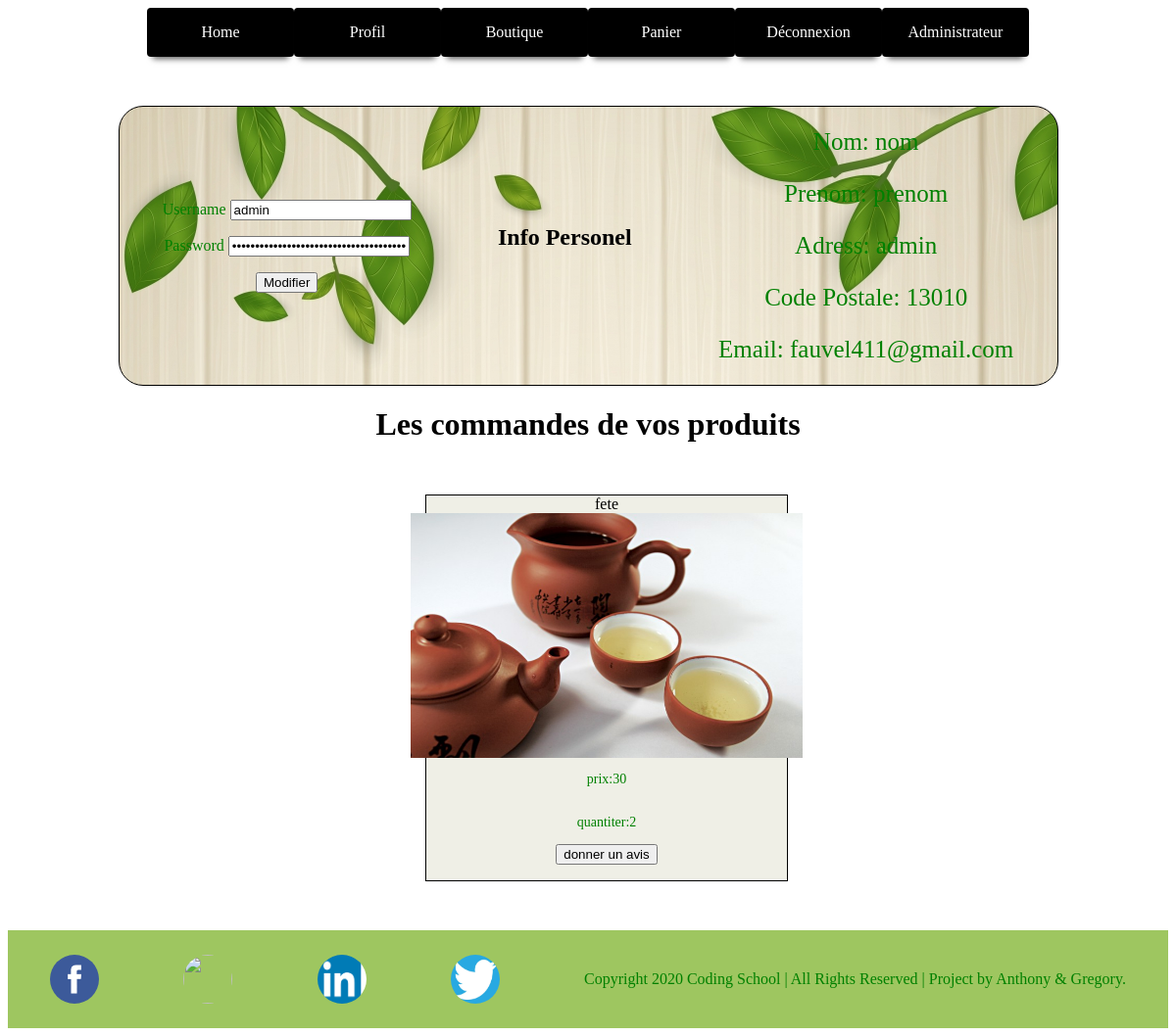
The app's page /profil.php (signed in), older data.
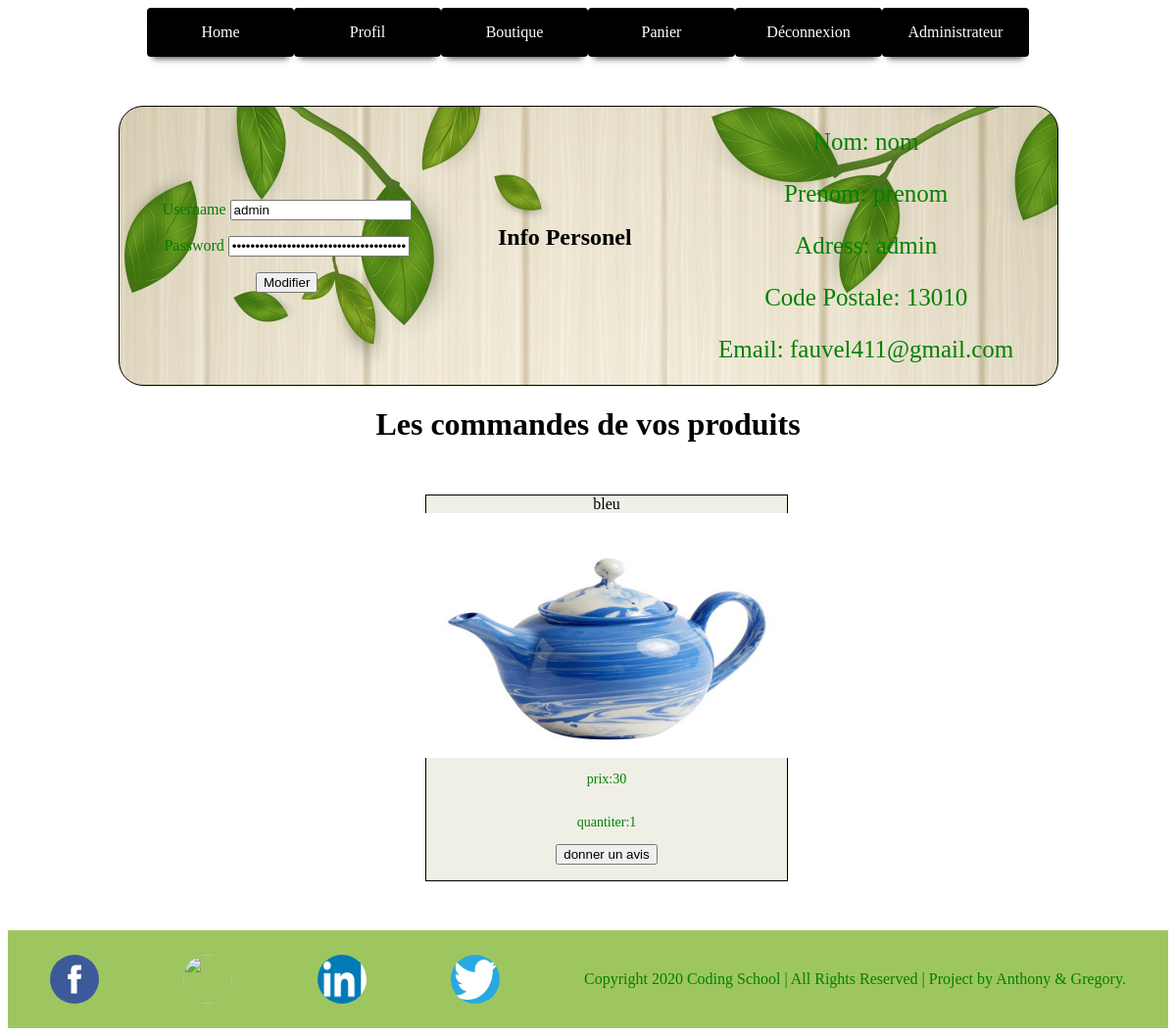
The same page, newer data.
### tables this page shows
CREATE TABLE IF NOT EXISTS `utilisateurs` (
  `id` int(11) NOT NULL AUTO_INCREMENT,
  `login` varchar(255) NOT NULL,
  `nom` varchar(60) NOT NULL,
  `prenom` varchar(60) NOT NULL,
  `password` varchar(255) NOT NULL,
  `adresse` varchar(255) NOT NULL,
  `codepostal` text NOT NULL,
  `email` varchar(60) NOT NULL,
  PRIMARY KEY (`id`)
);

CREATE TABLE IF NOT EXISTS `commande` (
  `id` int(11) NOT NULL AUTO_INCREMENT,
  `id_utilisateur` int(11) NOT NULL,
  `id_produit` int(11) NOT NULL,
  `prixproduit` int(11) NOT NULL,
  `quantiteproduit` int(11) NOT NULL,
  `prixglobal` int(11) NOT NULL,
  `dateajout` timestamp NOT NULL DEFAULT CURRENT_TIMESTAMP,
  PRIMARY KEY (`id`)
);

CREATE TABLE IF NOT EXISTS `produits` (
  `id` int(11) NOT NULL AUTO_INCREMENT,
  `nomproduit` varchar(255) NOT NULL,
  `prixproduit` int(11) NOT NULL,
  `description` varchar(255) NOT NULL,
  `image` varchar(255) NOT NULL,
  `categories` varchar(255) NOT NULL,
  `souscategories` varchar(255) NOT NULL,
  `datecreation` timestamp NOT NULL DEFAULT CURRENT_TIMESTAMP,
  PRIMARY KEY (`id`)
);

### profil.php (the view, shortened to what this page needs)
<html>
<head>
        <link rel="stylesheet" type="text/css" href="boutique.css">
</head>
  <body class="bodyc">
    <header>
      <?php
      include("bar-nav.php");
  if (isset($_SESSION['login']))
  {
      $connexion = mysqli_connect("localhost","root","","boutique");
      $requete = "SELECT * FROM utilisateurs WHERE login='".$_SESSION['login']."'";
      $req = mysqli_query($connexion, $requete);
      $data = mysqli_fetch_assoc($req);
      ?>
    </header>
<main id="mainprof">
                <?php
    if(isset($_GET['id']))
    {
      ?>
      <section id="connexion">
        <?php
      include("infoprof.php");
                  ?>
      </section>
      <?php
      include ("avis.php");
    }
    else{
          ?>
          <section id="connexion">
          <?php
          include("infoprof.php");
            ?>
          </section>
                    <div>
          <h1>Les commandes de vos produits</h1>
          </div>
          <section id="commandepro">
          <?php
          $comd= "SELECT produits.prixproduit,nomproduit,quantiteproduit,image,id_produit FROM `commande` inner join produits on commande.id_produit = produits.id  WHERE id_utilisateur = '".$data['id']."' ORDER BY dateajout DESC LIMIT 9";
          $cmdquery= mysqli_query($connexion,$comd);
          $resultatcmd= mysqli_fetch_all($cmdquery);
          $i=0;
          foreach($resultatcmd as $data6)
          {
            $did=$data6[0];
            $img=$data6[3];
            $dnp=$data6[1];
            echo" <div class=\"theb2\">";
            echo "$dnp <br>";
            echo "<a href=\"produit.php?p=$did\"><img class=\"imagebout\" src=\"upload/$img\"></a>";
            echo "<p class=\"p_b\"> prix:{$data6[0]}</p>";
            echo "<p class=\"p_b\">quantiter:{$data6[2]}</p>";
            ?>
            <form method="post">
            <a href="profil.php?id=<?php echo"$data6[4]"?>" target="_blank"><input type="button" name="avis<?php echo"[$i]"?>" value="donner un avis"></a>
            </form>
            <?php
            echo "</div>";
            $i++;
          }
          ?>
          </section>
          <?php
      }
  }
  else
  {
  ?>
    <section id="notcon">
      <p>Veuillez vous connecter pour accéder à votre page !</p>
    </section>
        <?php
  }
?>
  </main>
  <?php include("footer.php"); ?>
</body>
</html>

### bar-nav.php (shortened to what this page needs)
  <?php
    if (isset($_SESSION['login'])==false)
    {
    ?>
  <nav class="menu">
  <ol>
    <li class="menu-item"><a href="index.php">Home</a></li>
    <li class="menu-item"><a href="connexion.php">Connexion</a></li>
    <li class="menu-item"><a href="inscription.php">Inscription</a>
     <li class="menu-item"><a href="boutique.php">Boutique</a></li>
  </ol>
</nav>
     <?php
    }
     elseif(isset($_SESSION['login'])==true)
    {
       if($_SESSION['login'] =="admin")
       {
    ?>
    <nav class="menu">
      <ol>
        <li class="menu-item"><a href="index.php">Home</a></li>
        <li class="menu-item"><a href="profil.php">Profil</a></li>
        <li class="menu-item"><a href="boutique.php">Boutique</a></li>
        <li class="menu-item"><a href="panier.php">Panier</a></li>
        <li class="menu-item"><a href="index.php?deconnexion=true">Déconnexion</a>
        <li class="menu-item"><a href="admin.php">Administrateur</a></li>
      </ol>
    </nav>
     <?php
    }
  }
    ?>

### infoprof.php (shortened to what this page needs)
<div id="main" class="container">
      <form name="loginform" id="loginform" action="#" method="post" class="wpl-track-me">
          <p class="login-username">
              <label for="user_login">Username</label>
              <input type="text" id="user_login" class="input" placeholder="New Username" value="<?php echo $data['login']?>" size="20" name="login"/>
          </p>
          <p class="login-password">
              <label for="user_pass">Password</label>
              <input type="password" name="mdp" id="user_pass" class="input" placeholder="New Password" value="<?php echo $data['password']?>" size="20"/>
          </p>
          <p class="login-submit"><input type="submit" name="Modifier" id="submit" class="button-primary" value="Modifier" />
          </p>
     </form>
</div>
   <div id="ifp">
      <h1>Info Personel</h1><br>
  </div>
   <div id="info-prof">
    <p class="profform">Nom: <?php echo $data['nom']?></p>
    <p class="profform">Prenom: <?php echo $data['prenom']?></p>
    <p class="profform">Adress: <?php echo $data['adresse']?></p>
    <p class="profform">Code Postale: <?php echo $data['codepostal']?></p>
    <p class="profform">Email: <?php echo $data['email']?></p>
  </div>

### footer.php
<footer id="foot">
     <a href="https://fr-fr.facebook.com/PAGES.theinfusions/"><img width="50px" height="50px" class="logo"src="upload/facebook-logo.jpg"></a>
     <a href="https://www.instagram.com/comptoir_francais_du_the/?hl=fr"><img width="50px" height="50px" class="logo" src="upload/instagram-logo.jfif"></a>
     <a href="https://www.linkedin.com/company/les-th%C3%A9s-du-comptoir-fran%C3%A7ais/?originalSubdomain=fr"><img width="50px" height="50px" class="logo" src="upload/linkedin.jpg"></a>
     <a href="https://twitter.com/gourmandisesthe"><img width="50px" height="50px" class="logo" src="upload/twitter-logo.jpg"></a>
     <p >Copyright 2020 Coding School | All Rights Reserved | Project by Anthony & Gregory.</p>
</footer>

### boutique.css (style rules this page uses)
.bodyc { background-image: url(https://i.pinimg.com/originals/5a/11/c8/5a11c8f0175d4cc4763daf935d3ef60e.jpg); background-size: cover; background-repeat: no-repeat; }
#connexion { border: solid 1px black; height: 284px; width: 957px; text-align: center; display: flex; justify-content: space-around; flex-direction: row; margin-top: 50px; text-align: center; border-radius: 25px; align-items: center; background-image: url(upload/ppanier.jpg); }
.p_b { font-size: 14px; }
#commandepro { display: flex; flex-direction: row; justify-content: space-around; width: 100%; flex-wrap: wrap; min-height: 200px; }
.theb2 { display: flex; flex-direction: column; justify-content: space-around; border: solid 1px black; background-color: #e7e8daad; margin-left: 38px; width: 31%; align-items: center; margin-top: 31px; }
#mainprof { display: flex; flex-direction: column; justify-content: center; align-items: center; min-height: 753px; }
.profform { font-size: 25px; }
a { text-align:center; text-decoration:none; }
ol { margin:0;padding:0;list-style-type:none }
.menu { width:100%; display:block; position:relative; z-index: 60; }
.menu > ol:first-child { width:100%; display:flex; position:relative; flex-flow:row wrap; justify-content:center }
.menu-item, .menu-itemc { width:150px; position:relative; perspective:100%; cursor:pointer }
.menu-item a, .menu-itemc a { width:100%; padding:16px 0; display:block; position:relative; color:#fff; border-radius:4px; transition:all .5s ease; transform-style:preserve-3d }
.menu-item a:before, .menu-itemc a:before { width:100%; padding:16px 0; display:block; position:absolute; color:#000; border-radius:4px; }
.menu > ol:first-child > .menu-item { display:block }
.menu > ol:first-child > .menu-item > a { background:#000;box-shadow:0 8px 6px -6px #595959 }
.menu > ol:first-child > .menu-item > a:before { background:white;bottom:90%;transform:rotateX(-90deg) translate3d(0,0,75px) }
.menu > ol:first-child > .menu-item:nth-of-type(1) > a:before { content:"Acces" }
.menu > ol:first-child > .menu-item:nth-of-type(2) > a:before { content:"Acces" }
.menu > ol:first-child > .menu-item:nth-of-type(3) > a:before { content:"Acces" }
.menu > ol:first-child > .menu-item:nth-of-type(4) > a:before { content:"Acces" }
.menu > ol:first-child > .menu-item:nth-of-type(5) > a:before { content:"Acces" }
.menu > ol:first-child > .menu-item:nth-of-type(6) > a:before { content:"Acces" }
#foot { margin-top: 50px; background-color:#79b123b8; display: flex; flex-direction: row; justify-content: space-around; align-items: center; height: 100px; width: 100%; }
.logo { border-radius: 100%; }
p { color:green; }
.imagebout { width: 400px; height: 250px }

Row changes from the older to the newer data that the page shows:
removed commande: id_produit.nomproduit "fete", id_produit.image (picture), id_produit.prixproduit "30", quantiteproduit "2"
added commande: id_produit.nomproduit "bleu", id_produit.image (picture), id_produit.prixproduit "30", quantiteproduit "1"
